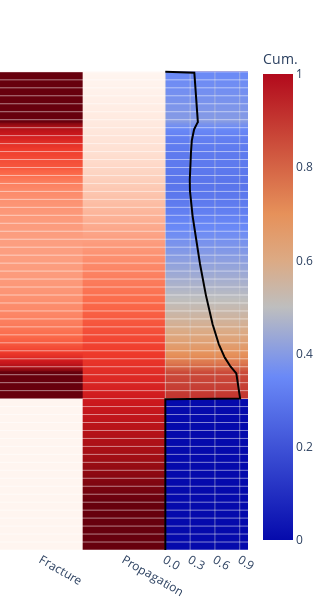

The code cell stored with this chart in its notebook:
### Code cell
from plotly_snow_profile import criticality_heatmap

crit_hm_fig = criticality_heatmap(plot_weaklayer, plot_layers, dataframe)
crit_hm_fig.show()

### Figure 1 — Plotly figure (JSON) as saved in the notebook; plotly's stock layout.template omitted (floating-point values rounded to 4 significant figures; data arrays with more than 128 entries replaced by an {"elided": "..."} marker saying what was removed)
{"data": [{"colorscale": [[0, "rgb(255,245,240)"], [0.125, "rgb(254,224,210)"], [0.25, "rgb(252,187,161)"], [0.375, "rgb(252,146,114)"], [0.5, "rgb(251,106,74)"], [0.625, "rgb(239,59,44)"], [0.75, "rgb(203,24,29)"], [0.875, "rgb(165,15,21)"], [1, "rgb(103,0,13)"]], "hoverinfo": "skip", "reversescale": false, "showscale": false, "type": "heatmap", "x": [0, 0.5, 1], "y": {"elided": "610 float values"}, "z": {"elided": "610x2 float values"}, "zmax": 1, "zmin": 0}, {"colorscale": [[0, "rgb(255,245,240)"], [0.125, "rgb(254,224,210)"], [0.25, "rgb(252,187,161)"], [0.375, "rgb(252,146,114)"], [0.5, "rgb(251,106,74)"], [0.625, "rgb(239,59,44)"], [0.75, "rgb(203,24,29)"], [0.875, "rgb(165,15,21)"], [1, "rgb(103,0,13)"]], "hoverinfo": "skip", "reversescale": false, "showscale": false, "type": "heatmap", "x": [1, 1.5, 2], "y": {"elided": "610 float values"}, "z": {"elided": "610x2 float values"}, "zmax": 1, "zmin": 0}, {"colorbar": {"title": {"text": "Cum."}}, "colorscale": [[1, "rgb(255,240,150)"], [0.9, "rgb(255,210,100)"], [0.75, "rgb(255,180,120)"], [0.6, "rgb(255,140,180)"], [0.45, "rgb(200,90,220)"], [0.3, "rgb(120,60,200)"], [0.15, "rgb(60,50,150)"], [0, "rgb(20,30,80)"]], "showscale": true, "type": "heatmap", "x": [2, 2.5, 3], "y": {"elided": "610 float values"}, "z": {"elided": "610x2 float values"}, "zmax": 1, "zmin": 0}, {"line": {"color": "lightgrey", "width": 0.5}, "mode": "lines", "showlegend": false, "type": "scatter", "x": [2, 2], "y": [0, 3000]}, {"line": {"color": "lightgrey", "width": 0.5}, "mode": "lines", "showlegend": false, "type": "scatter", "x": [2.3, 2.3], "y": [0, 3000]}, {"line": {"color": "lightgrey", "width": 0.5}, "mode": "lines", "showlegend": false, "type": "scatter", "x": [2.6, 2.6], "y": [0, 3000]}, {"line": {"color": "lightgrey", "width": 0.5}, "mode": "lines", "showlegend": false, "type": "scatter", "x": [2.9, 2.9], "y": [0, 3000]}, {"hoverinfo": "skip", "line": {"color": "white", "width": 0.5}, "mode": "lines", "showlegend": false, "type": "scatter", "x": [0, 3], "y": [0, 0]}, {"hoverinfo": "skip", "line": {"color": "white", "width": 0.5}, "mode": "lines", "showlegend": false, "type": "scatter", "x": [0, 3], "y": [50, 50]}, {"hoverinfo": "skip", "line": {"color": "white", "width": 0.5}, "mode": "lines", "showlegend": false, "type": "scatter", "x": [0, 3], "y": [100, 100]}, {"hoverinfo": "skip", "line": {"color": "white", "width": 0.5}, "mode": "lines", "showlegend": false, "type": "scatter", "x": [0, 3], "y": [150, 150]}, {"hoverinfo": "skip", "line": {"color": "white", "width": 0.5}, "mode": "lines", "showlegend": false, "type": "scatter", "x": [0, 3], "y": [200, 200]}, {"hoverinfo": "skip", "line": {"color": "white", "width": 0.5}, "mode": "lines", "showlegend": false, "type": "scatter", "x": [0, 3], "y": [250, 250]}, {"hoverinfo": "skip", "line": {"color": "white", "width": 0.5}, "mode": "lines", "showlegend": false, "type": "scatter", "x": [0, 3], "y": [300, 300]}, {"hoverinfo": "skip", "line": {"color": "white", "width": 0.5}, "mode": "lines", "showlegend": false, "type": "scatter", "x": [0, 3], "y": [350, 350]}, {"hoverinfo": "skip", "line": {"color": "white", "width": 0.5}, "mode": "lines", "showlegend": false, "type": "scatter", "x": [0, 3], "y": [400, 400]}, {"hoverinfo": "skip", "line": {"color": "white", "width": 0.5}, "mode": "lines", "showlegend": false, "type": "scatter", "x": [0, 3], "y": [450, 450]}, {"hoverinfo": "skip", "line": {"color": "white", "width": 0.5}, "mode": "lines", "showlegend": false, "type": "scatter", "x": [0, 3], "y": [500, 500]}, {"hoverinfo": "skip", "line": {"color": "white", "width": 0.5}, "mode": "lines", "showlegend": false, "type": "scatter", "x": [0, 3], "y": [550, 550]}, {"hoverinfo": "skip", "line": {"color": "white", "width": 0.5}, "mode": "lines", "showlegend": false, "type": "scatter", "x": [0, 3], "y": [600, 600]}, {"hoverinfo": "skip", "line": {"color": "white", "width": 0.5}, "mode": "lines", "showlegend": false, "type": "scatter", "x": [0, 3], "y": [650, 650]}, {"hoverinfo": "skip", "line": {"color": "white", "width": 0.5}, "mode": "lines", "showlegend": false, "type": "scatter", "x": [0, 3], "y": [700, 700]}, {"hoverinfo": "skip", "line": {"color": "white", "width": 0.5}, "mode": "lines", "showlegend": false, "type": "scatter", "x": [0, 3], "y": [750, 750]}, {"hoverinfo": "skip", "line": {"color": "white", "width": 0.5}, "mode": "lines", "showlegend": false, "type": "scatter", "x": [0, 3], "y": [800, 800]}, {"hoverinfo": "skip", "line": {"color": "white", "width": 0.5}, "mode": "lines", "showlegend": false, "type": "scatter", "x": [0, 3], "y": [850, 850]}, {"hoverinfo": "skip", "line": {"color": "white", "width": 0.5}, "mode": "lines", "showlegend": false, "type": "scatter", "x": [0, 3], "y": [900, 900]}, {"hoverinfo": "skip", "line": {"color": "white", "width": 0.5}, "mode": "lines", "showlegend": false, "type": "scatter", "x": [0, 3], "y": [950, 950]}, {"hoverinfo": "skip", "line": {"color": "white", "width": 0.5}, "mode": "lines", "showlegend": false, "type": "scatter", "x": [0, 3], "y": [1000, 1000]}, {"hoverinfo": "skip", "line": {"color": "white", "width": 0.5}, "mode": "lines", "showlegend": false, "type": "scatter", "x": [0, 3], "y": [1050, 1050]}, {"hoverinfo": "skip", "line": {"color": "white", "width": 0.5}, "mode": "lines", "showlegend": false, "type": "scatter", "x": [0, 3], "y": [1100, 1100]}, {"hoverinfo": "skip", "line": {"color": "white", "width": 0.5}, "mode": "lines", "showlegend": false, "type": "scatter", "x": [0, 3], "y": [1150, 1150]}, {"hoverinfo": "skip", "line": {"color": "white", "width": 0.5}, "mode": "lines", "showlegend": false, "type": "scatter", "x": [0, 3], "y": [1200, 1200]}, {"hoverinfo": "skip", "line": {"color": "white", "width": 0.5}, "mode": "lines", "showlegend": false, "type": "scatter", "x": [0, 3], "y": [1250, 1250]}, {"hoverinfo": "skip", "line": {"color": "white", "width": 0.5}, "mode": "lines", "showlegend": false, "type": "scatter", "x": [0, 3], "y": [1300, 1300]}, {"hoverinfo": "skip", "line": {"color": "white", "width": 0.5}, "mode": "lines", "showlegend": false, "type": "scatter", "x": [0, 3], "y": [1350, 1350]}, {"hoverinfo": "skip", "line": {"color": "white", "width": 0.5}, "mode": "lines", "showlegend": false, "type": "scatter", "x": [0, 3], "y": [1400, 1400]}, {"hoverinfo": "skip", "line": {"color": "white", "width": 0.5}, "mode": "lines", "showlegend": false, "type": "scatter", "x": [0, 3], "y": [1450, 1450]}, {"hoverinfo": "skip", "line": {"color": "white", "width": 0.5}, "mode": "lines", "showlegend": false, "type": "scatter", "x": [0, 3], "y": [1500, 1500]}, {"hoverinfo": "skip", "line": {"color": "white", "width": 0.5}, "mode": "lines", "showlegend": false, "type": "scatter", "x": [0, 3], "y": [1550, 1550]}, {"hoverinfo": "skip", "line": {"color": "white", "width": 0.5}, "mode": "lines", "showlegend": false, "type": "scatter", "x": [0, 3], "y": [1600, 1600]}, {"hoverinfo": "skip", "line": {"color": "white", "width": 0.5}, "mode": "lines", "showlegend": false, "type": "scatter", "x": [0, 3], "y": [1650, 1650]}, {"hoverinfo": "skip", "line": {"color": "white", "width": 0.5}, "mode": "lines", "showlegend": false, "type": "scatter", "x": [0, 3], "y": [1700, 1700]}, {"hoverinfo": "skip", "line": {"color": "white", "width": 0.5}, "mode": "lines", "showlegend": false, "type": "scatter", "x": [0, 3], "y": [1750, 1750]}, {"hoverinfo": "skip", "line": {"color": "white", "width": 0.5}, "mode": "lines", "showlegend": false, "type": "scatter", "x": [0, 3], "y": [1800, 1800]}, {"hoverinfo": "skip", "line": {"color": "white", "width": 0.5}, "mode": "lines", "showlegend": false, "type": "scatter", "x": [0, 3], "y": [1850, 1850]}, {"hoverinfo": "skip", "line": {"color": "white", "width": 0.5}, "mode": "lines", "showlegend": false, "type": "scatter", "x": [0, 3], "y": [1900, 1900]}, {"hoverinfo": "skip", "line": {"color": "white", "width": 0.5}, "mode": "lines", "showlegend": false, "type": "scatter", "x": [0, 3], "y": [1950, 1950]}, {"hoverinfo": "skip", "line": {"color": "white", "width": 0.5}, "mode": "lines", "showlegend": false, "type": "scatter", "x": [0, 3], "y": [2000, 2000]}, {"hoverinfo": "skip", "line": {"color": "white", "width": 0.5}, "mode": "lines", "showlegend": false, "type": "scatter", "x": [0, 3], "y": [2050, 2050]}, {"hoverinfo": "skip", "line": {"color": "white", "width": 0.5}, "mode": "lines", "showlegend": false, "type": "scatter", "x": [0, 3], "y": [2100, 2100]}, {"hoverinfo": "skip", "line": {"color": "white", "width": 0.5}, "mode": "lines", "showlegend": false, "type": "scatter", "x": [0, 3], "y": [2150, 2150]}, {"hoverinfo": "skip", "line": {"color": "white", "width": 0.5}, "mode": "lines", "showlegend": false, "type": "scatter", "x": [0, 3], "y": [2200, 2200]}, {"hoverinfo": "skip", "line": {"color": "white", "width": 0.5}, "mode": "lines", "showlegend": false, "type": "scatter", "x": [0, 3], "y": [2250, 2250]}, {"hoverinfo": "skip", "line": {"color": "white", "width": 0.5}, "mode": "lines", "showlegend": false, "type": "scatter", "x": [0, 3], "y": [2300, 2300]}, {"hoverinfo": "skip", "line": {"color": "white", "width": 0.5}, "mode": "lines", "showlegend": false, "type": "scatter", "x": [0, 3], "y": [2350, 2350]}, {"hoverinfo": "skip", "line": {"color": "white", "width": 0.5}, "mode": "lines", "showlegend": false, "type": "scatter", "x": [0, 3], "y": [2400, 2400]}, {"hoverinfo": "skip", "line": {"color": "white", "width": 0.5}, "mode": "lines", "showlegend": false, "type": "scatter", "x": [0, 3], "y": [2450, 2450]}, {"hoverinfo": "skip", "line": {"color": "white", "width": 0.5}, "mode": "lines", "showlegend": false, "type": "scatter", "x": [0, 3], "y": [2500, 2500]}, {"hoverinfo": "skip", "line": {"color": "white", "width": 0.5}, "mode": "lines", "showlegend": false, "type": "scatter", "x": [0, 3], "y": [2550, 2550]}, {"hoverinfo": "skip", "line": {"color": "white", "width": 0.5}, "mode": "lines", "showlegend": false, "type": "scatter", "x": [0, 3], "y": [2600, 2600]}, {"hoverinfo": "skip", "line": {"color": "white", "width": 0.5}, "mode": "lines", "showlegend": false, "type": "scatter", "x": [0, 3], "y": [2650, 2650]}, {"hoverinfo": "skip", "line": {"color": "white", "width": 0.5}, "mode": "lines", "showlegend": false, "type": "scatter", "x": [0, 3], "y": [2700, 2700]}, {"hoverinfo": "skip", "line": {"color": "white", "width": 0.5}, "mode": "lines", "showlegend": false, "type": "scatter", "x": [0, 3], "y": [2750, 2750]}, {"hoverinfo": "skip", "line": {"color": "white", "width": 0.5}, "mode": "lines", "showlegend": false, "type": "scatter", "x": [0, 3], "y": [2800, 2800]}, {"hoverinfo": "skip", "line": {"color": "white", "width": 0.5}, "mode": "lines", "showlegend": false, "type": "scatter", "x": [0, 3], "y": [2850, 2850]}, {"hoverinfo": "skip", "line": {"color": "white", "width": 0.5}, "mode": "lines", "showlegend": false, "type": "scatter", "x": [0, 3], "y": [2900, 2900]}, {"hoverinfo": "skip", "line": {"color": "white", "width": 0.5}, "mode": "lines", "showlegend": false, "type": "scatter", "x": [0, 3], "y": [2950, 2950]}, {"hoverinfo": "skip", "line": {"color": "white", "width": 0.5}, "mode": "lines", "showlegend": false, "type": "scatter", "x": [0, 3], "y": [3000, 3000]}, {"line": {"color": "black", "width": 2}, "mode": "lines", "showlegend": false, "type": "scatter", "x": {"elided": "610 float values"}, "y": {"elided": "610 float values"}}], "layout": {"height": 600, "margin": {"b": 40, "l": 0, "r": 0, "t": 40}, "paper_bgcolor": "white", "plot_bgcolor": "white", "width": 300, "xaxis": {"range": [0, 3], "ticktext": ["Fracture", "Propagation", "0.0", "0.3", "0.6", "0.9"], "tickvals": [0.5, 1.5, 2, 2.3, 2.6, 2.9]}, "yaxis": {"autorange": false, "domain": [0, 1], "range": [3000, -200], "showticklabels": false}}}
